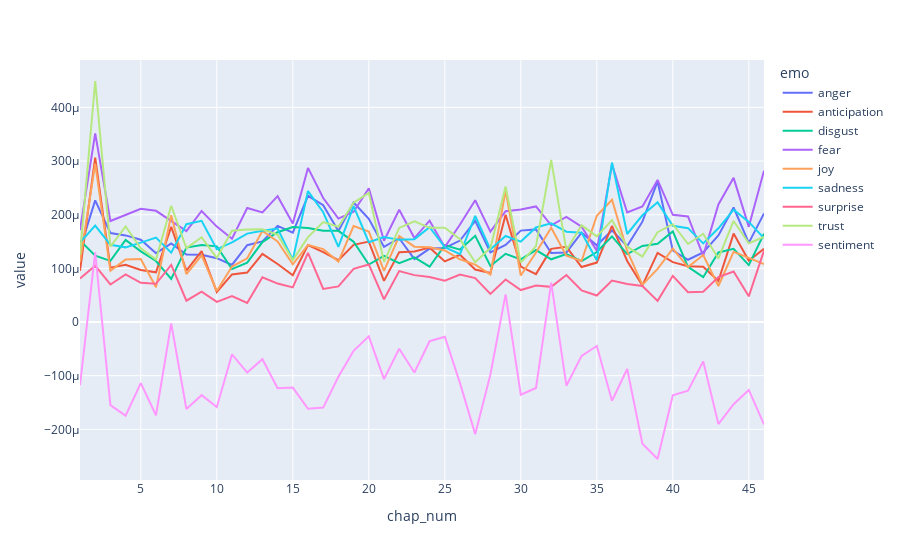

The notebook cell saved with this chart:
### Code cell
px.line(AFFC_chaps_thin, x='chap_num', y='value', color='emo', hover_name = 'POV')

### Figure 1 — Plotly figure (JSON) as saved in the notebook; plotly's stock layout.template omitted (floating-point values rounded to 4 significant figures)
{"data": [{"hovertemplate": "<b>%{hovertext}</b><br><br>emo=anger<br>chap_num=%{x}<br>value=%{y}<extra></extra>", "hovertext": ["prologue", "aeron", "areo", "cersei", "brienne", "samwell", "arya", "cersei", "jaime", "brienne", "sansa", "asha", "cersei", "arys", "brienne", "samwell", "jaime", "cersei", "victarion", "aeron", "brienne", "arianne", "arya", "sansa", "cersei", "brienne", "samwell", "jaime", "cersei", "victarion", "jaime", "brienne", "cersei", "jaime", "arya", "samwell", "cersei", "brienne", "jaime", "cersei", "arianne", "sansa", "brienne", "cersei", "jaime", "samwell"], "legendgroup": "anger", "line": {"color": "#636efa", "dash": "solid"}, "marker": {"symbol": "circle"}, "mode": "lines", "name": "anger", "orientation": "v", "showlegend": true, "type": "scatter", "x": [1, 2, 3, 4, 5, 6, 7, 8, 9, 10, 11, 12, 13, 14, 15, 16, 17, 18, 19, 20, 21, 22, 23, 24, 25, 26, 27, 28, 29, 30, 31, 32, 33, 34, 35, 36, 37, 38, 39, 40, 41, 42, 43, 44, 45, 46], "xaxis": "x", "y": [0.000136, 0.0002267, 0.000166, 0.0001615, 0.0001534, 0.0001283, 0.0001464, 0.0001258, 0.0001253, 0.000119, 0.0001064, 0.0001431, 0.0001504, 0.0001793, 0.0001665, 0.0002353, 0.0002177, 0.0001698, 0.0002228, 0.0001923, 0.0001399, 0.0001562, 0.0001173, 0.0001369, 0.000138, 0.0001519, 0.0001885, 0.00013, 0.0001437, 0.0001704, 0.0001727, 0.0001286, 0.0001298, 0.0001667, 0.000143, 0.0001708, 0.0001417, 0.0001871, 0.000262, 0.0001334, 0.0001161, 0.0001299, 0.0001614, 0.0002135, 0.0001475, 0.0002025], "yaxis": "y"}, {"hovertemplate": "<b>%{hovertext}</b><br><br>emo=anticipation<br>chap_num=%{x}<br>value=%{y}<extra></extra>", "hovertext": ["prologue", "aeron", "areo", "cersei", "brienne", "samwell", "arya", "cersei", "jaime", "brienne", "sansa", "asha", "cersei", "arys", "brienne", "samwell", "jaime", "cersei", "victarion", "aeron", "brienne", "arianne", "arya", "sansa", "cersei", "brienne", "samwell", "jaime", "cersei", "victarion", "jaime", "brienne", "cersei", "jaime", "arya", "samwell", "cersei", "brienne", "jaime", "cersei", "arianne", "sansa", "brienne", "cersei", "jaime", "samwell"], "legendgroup": "anticipation", "line": {"color": "#EF553B", "dash": "solid"}, "marker": {"symbol": "circle"}, "mode": "lines", "name": "anticipation", "orientation": "v", "showlegend": true, "type": "scatter", "x": [1, 2, 3, 4, 5, 6, 7, 8, 9, 10, 11, 12, 13, 14, 15, 16, 17, 18, 19, 20, 21, 22, 23, 24, 25, 26, 27, 28, 29, 30, 31, 32, 33, 34, 35, 36, 37, 38, 39, 40, 41, 42, 43, 44, 45, 46], "xaxis": "x", "y": [9.561e-05, 0.0003064, 0.0001014, 0.0001066, 9.706e-05, 9.263e-05, 0.0001775, 9.573e-05, 0.0001321, 5.599e-05, 8.875e-05, 9.226e-05, 0.0001272, 0.0001081, 8.714e-05, 0.0001436, 0.0001302, 0.0001153, 0.0001439, 0.00015, 7.68e-05, 0.0001303, 0.0001313, 0.0001387, 0.000113, 0.0001253, 9.789e-05, 9.153e-05, 0.0002001, 0.0001032, 8.941e-05, 0.0001364, 0.0001402, 0.0001025, 0.0001109, 0.0001791, 0.000114, 6.84e-05, 0.0001288, 0.0001117, 0.0001039, 0.0001031, 7.646e-05, 0.0001649, 0.0001142, 0.0001364], "yaxis": "y"}, {"hovertemplate": "<b>%{hovertext}</b><br><br>emo=disgust<br>chap_num=%{x}<br>value=%{y}<extra></extra>", "hovertext": ["prologue", "aeron", "areo", "cersei", "brienne", "samwell", "arya", "cersei", "jaime", "brienne", "sansa", "asha", "cersei", "arys", "brienne", "samwell", "jaime", "cersei", "victarion", "aeron", "brienne", "arianne", "arya", "sansa", "cersei", "brienne", "samwell", "jaime", "cersei", "victarion", "jaime", "brienne", "cersei", "jaime", "arya", "samwell", "cersei", "brienne", "jaime", "cersei", "arianne", "sansa", "brienne", "cersei", "jaime", "samwell"], "legendgroup": "disgust", "line": {"color": "#00cc96", "dash": "solid"}, "marker": {"symbol": "circle"}, "mode": "lines", "name": "disgust", "orientation": "v", "showlegend": true, "type": "scatter", "x": [1, 2, 3, 4, 5, 6, 7, 8, 9, 10, 11, 12, 13, 14, 15, 16, 17, 18, 19, 20, 21, 22, 23, 24, 25, 26, 27, 28, 29, 30, 31, 32, 33, 34, 35, 36, 37, 38, 39, 40, 41, 42, 43, 44, 45, 46], "xaxis": "x", "y": [0.0001522, 0.0001238, 0.000114, 0.000153, 0.0001318, 0.0001138, 8.026e-05, 0.0001387, 0.0001434, 0.0001411, 9.878e-05, 0.0001108, 0.000149, 0.0001674, 0.0001771, 0.0001753, 0.00017, 0.00017, 0.0001498, 0.0001072, 0.0001234, 0.0001098, 0.0001206, 0.0001031, 0.0001434, 0.000135, 0.0001606, 0.0001044, 0.0001271, 0.0001167, 0.0001342, 0.000117, 0.0001266, 0.0001136, 0.0001305, 0.0001596, 0.0001267, 0.0001419, 0.0001459, 0.0001688, 0.0001029, 8.362e-05, 0.0001297, 0.0001365, 0.0001062, 0.0001647], "yaxis": "y"}, {"hovertemplate": "<b>%{hovertext}</b><br><br>emo=fear<br>chap_num=%{x}<br>value=%{y}<extra></extra>", "hovertext": ["prologue", "aeron", "areo", "cersei", "brienne", "samwell", "arya", "cersei", "jaime", "brienne", "sansa", "asha", "cersei", "arys", "brienne", "samwell", "jaime", "cersei", "victarion", "aeron", "brienne", "arianne", "arya", "sansa", "cersei", "brienne", "samwell", "jaime", "cersei", "victarion", "jaime", "brienne", "cersei", "jaime", "arya", "samwell", "cersei", "brienne", "jaime", "cersei", "arianne", "sansa", "brienne", "cersei", "jaime", "samwell"], "legendgroup": "fear", "line": {"color": "#ab63fa", "dash": "solid"}, "marker": {"symbol": "circle"}, "mode": "lines", "name": "fear", "orientation": "v", "showlegend": true, "type": "scatter", "x": [1, 2, 3, 4, 5, 6, 7, 8, 9, 10, 11, 12, 13, 14, 15, 16, 17, 18, 19, 20, 21, 22, 23, 24, 25, 26, 27, 28, 29, 30, 31, 32, 33, 34, 35, 36, 37, 38, 39, 40, 41, 42, 43, 44, 45, 46], "xaxis": "x", "y": [0.0001713, 0.0003517, 0.0001882, 0.0002002, 0.0002111, 0.0002073, 0.0001876, 0.0001695, 0.0002071, 0.0001779, 0.0001552, 0.0002126, 0.0002043, 0.0002346, 0.0001839, 0.0002872, 0.0002312, 0.0001928, 0.0002056, 0.0002495, 0.0001515, 0.0002094, 0.0001566, 0.000189, 0.0001396, 0.0001817, 0.000227, 0.0001684, 0.0002067, 0.0002097, 0.0002154, 0.0001803, 0.000196, 0.0001777, 0.0001331, 0.0002939, 0.0002042, 0.0002154, 0.0002649, 0.0001998, 0.0001969, 0.0001233, 0.0002192, 0.0002688, 0.0001775, 0.0002819], "yaxis": "y"}, {"hovertemplate": "<b>%{hovertext}</b><br><br>emo=joy<br>chap_num=%{x}<br>value=%{y}<extra></extra>", "hovertext": ["prologue", "aeron", "areo", "cersei", "brienne", "samwell", "arya", "cersei", "jaime", "brienne", "sansa", "asha", "cersei", "arys", "brienne", "samwell", "jaime", "cersei", "victarion", "aeron", "brienne", "arianne", "arya", "sansa", "cersei", "brienne", "samwell", "jaime", "cersei", "victarion", "jaime", "brienne", "cersei", "jaime", "arya", "samwell", "cersei", "brienne", "jaime", "cersei", "arianne", "sansa", "brienne", "cersei", "jaime", "samwell"], "legendgroup": "joy", "line": {"color": "#FFA15A", "dash": "solid"}, "marker": {"symbol": "circle"}, "mode": "lines", "name": "joy", "orientation": "v", "showlegend": true, "type": "scatter", "x": [1, 2, 3, 4, 5, 6, 7, 8, 9, 10, 11, 12, 13, 14, 15, 16, 17, 18, 19, 20, 21, 22, 23, 24, 25, 26, 27, 28, 29, 30, 31, 32, 33, 34, 35, 36, 37, 38, 39, 40, 41, 42, 43, 44, 45, 46], "xaxis": "x", "y": [0.0001117, 0.0002952, 9.563e-05, 0.0001164, 0.0001173, 6.486e-05, 0.0001991, 8.927e-05, 0.0001245, 5.786e-05, 0.0001034, 0.0001189, 0.0001696, 0.00015, 0.0001077, 0.000144, 0.0001359, 0.0001126, 0.0001789, 0.0001687, 9.526e-05, 0.0001602, 0.0001405, 0.0001394, 0.0001335, 0.000117, 0.0001071, 8.865e-05, 0.0002451, 8.677e-05, 0.0001297, 0.0001757, 0.0001237, 0.0001138, 0.0001981, 0.0002279, 0.0001326, 6.934e-05, 9.915e-05, 0.0001367, 0.0001025, 0.0001249, 6.725e-05, 0.0001308, 0.0001197, 0.000108], "yaxis": "y"}, {"hovertemplate": "<b>%{hovertext}</b><br><br>emo=sadness<br>chap_num=%{x}<br>value=%{y}<extra></extra>", "hovertext": ["prologue", "aeron", "areo", "cersei", "brienne", "samwell", "arya", "cersei", "jaime", "brienne", "sansa", "asha", "cersei", "arys", "brienne", "samwell", "jaime", "cersei", "victarion", "aeron", "brienne", "arianne", "arya", "sansa", "cersei", "brienne", "samwell", "jaime", "cersei", "victarion", "jaime", "brienne", "cersei", "jaime", "arya", "samwell", "cersei", "brienne", "jaime", "cersei", "arianne", "sansa", "brienne", "cersei", "jaime", "samwell"], "legendgroup": "sadness", "line": {"color": "#19d3f3", "dash": "solid"}, "marker": {"symbol": "circle"}, "mode": "lines", "name": "sadness", "orientation": "v", "showlegend": true, "type": "scatter", "x": [1, 2, 3, 4, 5, 6, 7, 8, 9, 10, 11, 12, 13, 14, 15, 16, 17, 18, 19, 20, 21, 22, 23, 24, 25, 26, 27, 28, 29, 30, 31, 32, 33, 34, 35, 36, 37, 38, 39, 40, 41, 42, 43, 44, 45, 46], "xaxis": "x", "y": [0.0001483, 0.0001799, 0.000144, 0.0001392, 0.0001481, 0.0001575, 0.0001294, 0.0001824, 0.0001886, 0.0001356, 0.0001483, 0.0001648, 0.00017, 0.0001742, 0.0001164, 0.0002441, 0.0002046, 0.0001402, 0.000216, 0.0001489, 0.0001583, 0.0001532, 0.0001545, 0.0001767, 0.0001395, 0.0001265, 0.0001977, 0.0001353, 0.0001605, 0.00015, 0.0001763, 0.0001841, 0.0001684, 0.0001663, 0.0001154, 0.0002973, 0.0001641, 0.0001989, 0.0002231, 0.0001793, 0.000175, 0.0001467, 0.0001747, 0.0002093, 0.0001867, 0.0001565], "yaxis": "y"}, {"hovertemplate": "<b>%{hovertext}</b><br><br>emo=surprise<br>chap_num=%{x}<br>value=%{y}<extra></extra>", "hovertext": ["prologue", "aeron", "areo", "cersei", "brienne", "samwell", "arya", "cersei", "jaime", "brienne", "sansa", "asha", "cersei", "arys", "brienne", "samwell", "jaime", "cersei", "victarion", "aeron", "brienne", "arianne", "arya", "sansa", "cersei", "brienne", "samwell", "jaime", "cersei", "victarion", "jaime", "brienne", "cersei", "jaime", "arya", "samwell", "cersei", "brienne", "jaime", "cersei", "arianne", "sansa", "brienne", "cersei", "jaime", "samwell"], "legendgroup": "surprise", "line": {"color": "#FF6692", "dash": "solid"}, "marker": {"symbol": "circle"}, "mode": "lines", "name": "surprise", "orientation": "v", "showlegend": true, "type": "scatter", "x": [1, 2, 3, 4, 5, 6, 7, 8, 9, 10, 11, 12, 13, 14, 15, 16, 17, 18, 19, 20, 21, 22, 23, 24, 25, 26, 27, 28, 29, 30, 31, 32, 33, 34, 35, 36, 37, 38, 39, 40, 41, 42, 43, 44, 45, 46], "xaxis": "x", "y": [8.1e-05, 0.000105, 7.006e-05, 8.899e-05, 7.304e-05, 7.134e-05, 0.0001064, 3.982e-05, 5.659e-05, 3.771e-05, 4.852e-05, 3.569e-05, 8.352e-05, 7.169e-05, 6.467e-05, 0.0001288, 6.174e-05, 6.648e-05, 9.906e-05, 0.0001074, 4.246e-05, 9.504e-05, 8.748e-05, 8.4e-05, 7.707e-05, 8.845e-05, 8.185e-05, 5.243e-05, 7.922e-05, 5.96e-05, 6.82e-05, 6.562e-05, 8.775e-05, 5.896e-05, 4.946e-05, 7.745e-05, 7.109e-05, 6.709e-05, 3.952e-05, 8.615e-05, 5.567e-05, 5.666e-05, 8.386e-05, 9.413e-05, 4.798e-05, 0.0001332], "yaxis": "y"}, {"hovertemplate": "<b>%{hovertext}</b><br><br>emo=trust<br>chap_num=%{x}<br>value=%{y}<extra></extra>", "hovertext": ["prologue", "aeron", "areo", "cersei", "brienne", "samwell", "arya", "cersei", "jaime", "brienne", "sansa", "asha", "cersei", "arys", "brienne", "samwell", "jaime", "cersei", "victarion", "aeron", "brienne", "arianne", "arya", "sansa", "cersei", "brienne", "samwell", "jaime", "cersei", "victarion", "jaime", "brienne", "cersei", "jaime", "arya", "samwell", "cersei", "brienne", "jaime", "cersei", "arianne", "sansa", "brienne", "cersei", "jaime", "samwell"], "legendgroup": "trust", "line": {"color": "#B6E880", "dash": "solid"}, "marker": {"symbol": "circle"}, "mode": "lines", "name": "trust", "orientation": "v", "showlegend": true, "type": "scatter", "x": [1, 2, 3, 4, 5, 6, 7, 8, 9, 10, 11, 12, 13, 14, 15, 16, 17, 18, 19, 20, 21, 22, 23, 24, 25, 26, 27, 28, 29, 30, 31, 32, 33, 34, 35, 36, 37, 38, 39, 40, 41, 42, 43, 44, 45, 46], "xaxis": "x", "y": [0.0001257, 0.0004492, 0.0001407, 0.0001783, 0.0001376, 0.0001165, 0.0002168, 0.0001377, 0.0001579, 0.0001196, 0.0001701, 0.0001726, 0.0001729, 0.0001628, 0.0001156, 0.0001583, 0.0001864, 0.0001776, 0.0002223, 0.0002409, 0.0001116, 0.0001755, 0.0001879, 0.0001757, 0.0001756, 0.0001544, 0.0001113, 0.0001379, 0.0002525, 0.0001107, 0.0001416, 0.000302, 0.0001337, 0.0001803, 0.0001596, 0.00019, 0.0001405, 0.000122, 0.0001676, 0.0001824, 0.0001455, 0.0001645, 0.0001186, 0.0001884, 0.0001468, 0.0001588], "yaxis": "y"}, {"hovertemplate": "<b>%{hovertext}</b><br><br>emo=sentiment<br>chap_num=%{x}<br>value=%{y}<extra></extra>", "hovertext": ["prologue", "aeron", "areo", "cersei", "brienne", "samwell", "arya", "cersei", "jaime", "brienne", "sansa", "asha", "cersei", "arys", "brienne", "samwell", "jaime", "cersei", "victarion", "aeron", "brienne", "arianne", "arya", "sansa", "cersei", "brienne", "samwell", "jaime", "cersei", "victarion", "jaime", "brienne", "cersei", "jaime", "arya", "samwell", "cersei", "brienne", "jaime", "cersei", "arianne", "sansa", "brienne", "cersei", "jaime", "samwell"], "legendgroup": "sentiment", "line": {"color": "#FF97FF", "dash": "solid"}, "marker": {"symbol": "circle"}, "mode": "lines", "name": "sentiment", "orientation": "v", "showlegend": true, "type": "scatter", "x": [1, 2, 3, 4, 5, 6, 7, 8, 9, 10, 11, 12, 13, 14, 15, 16, 17, 18, 19, 20, 21, 22, 23, 24, 25, 26, 27, 28, 29, 30, 31, 32, 33, 34, 35, 36, 37, 38, 39, 40, 41, 42, 43, 44, 45, 46], "xaxis": "x", "y": [-0.0001176, 0.0001297, -0.0001548, -0.0001745, -0.0001137, -0.0001737, -2.662e-06, -0.0001621, -0.0001363, -0.0001586, -6.024e-05, -9.411e-05, -6.916e-05, -0.0001234, -0.0001221, -0.0001617, -0.0001595, -0.000102, -5.353e-05, -2.666e-05, -0.0001063, -4.964e-05, -9.406e-05, -3.568e-05, -2.735e-05, -0.0001138, -0.0002089, -9.775e-05, 5.149e-05, -0.0001354, -0.0001228, 7.356e-05, -0.0001186, -6.308e-05, -4.459e-05, -0.0001466, -8.758e-05, -0.0002266, -0.0002552, -0.0001364, -0.0001279, -7.324e-05, -0.00019, -0.0001531, -0.0001265, -0.0001908], "yaxis": "y"}], "layout": {"autosize": true, "legend": {"title": {"text": "emo"}, "tracegroupgap": 0}, "margin": {"t": 60}, "xaxis": {"anchor": "y", "autorange": true, "domain": [0, 1], "range": [1, 46], "title": {"text": "chap_num"}, "type": "linear"}, "yaxis": {"anchor": "x", "autorange": true, "domain": [0, 1], "range": [-0.0002944, 0.0004884], "title": {"text": "value"}, "type": "linear"}}}
